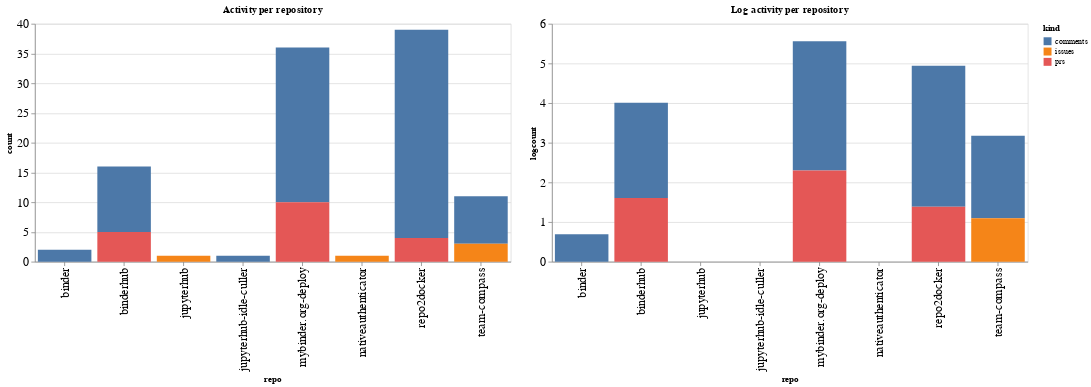

This figure's notebook cell:
### Code cell
ch1 = alt.Chart(repo_summaries, width=600, title="Activity per repository").mark_bar().encode(
    x='repo',
    y='count',
    color='kind',
    tooltip="kind"
)

ch2 = alt.Chart(repo_summaries, width=600, title="Log activity per repository").mark_bar().encode(
    x='repo',
    y='logcount',
    color='kind',
    tooltip="kind"
)

ch1 | ch2

### Figure 1 — Vega-Lite specification as saved in the notebook (floating-point values rounded to 4 significant figures)
{"config": {"axisLeft": {"labelFontSize": 15}, "axisBottom": {"labelFontSize": 15}}, "hconcat": [{"mark": "bar", "encoding": {"color": {"type": "nominal", "field": "kind"}, "tooltip": {"type": "nominal", "field": "kind"}, "x": {"type": "nominal", "field": "repo"}, "y": {"type": "quantitative", "field": "count"}}, "title": "Activity per repository", "width": 600}, {"mark": "bar", "encoding": {"color": {"type": "nominal", "field": "kind"}, "tooltip": {"type": "nominal", "field": "kind"}, "x": {"type": "nominal", "field": "repo"}, "y": {"type": "quantitative", "field": "logcount"}}, "title": "Log activity per repository", "width": 600}], "data": {"name": "data-9f5c3170c1210bf136853c397c5a2a8e"}, "$schema": "https://vega.github.io/schema/vega-lite/v4.8.1.json", "datasets": {"data-9f5c3170c1210bf136853c397c5a2a8e": [{"repo": "binder", "kind": "comments", "count": 2, "logcount": 0.6931}, {"repo": "binderhub", "kind": "comments", "count": 11, "logcount": 2.398}, {"repo": "binderhub", "kind": "prs", "count": 5, "logcount": 1.609}, {"repo": "jupyterhub", "kind": "issues", "count": 1, "logcount": 0.0}, {"repo": "jupyterhub-idle-culler", "kind": "comments", "count": 1, "logcount": 0.0}, {"repo": "mybinder.org-deploy", "kind": "comments", "count": 26, "logcount": 3.258}, {"repo": "mybinder.org-deploy", "kind": "prs", "count": 10, "logcount": 2.303}, {"repo": "nativeauthenticator", "kind": "issues", "count": 1, "logcount": 0.0}, {"repo": "repo2docker", "kind": "comments", "count": 35, "logcount": 3.555}, {"repo": "repo2docker", "kind": "prs", "count": 4, "logcount": 1.386}, {"repo": "team-compass", "kind": "comments", "count": 8, "logcount": 2.079}, {"repo": "team-compass", "kind": "issues", "count": 3, "logcount": 1.099}]}}
